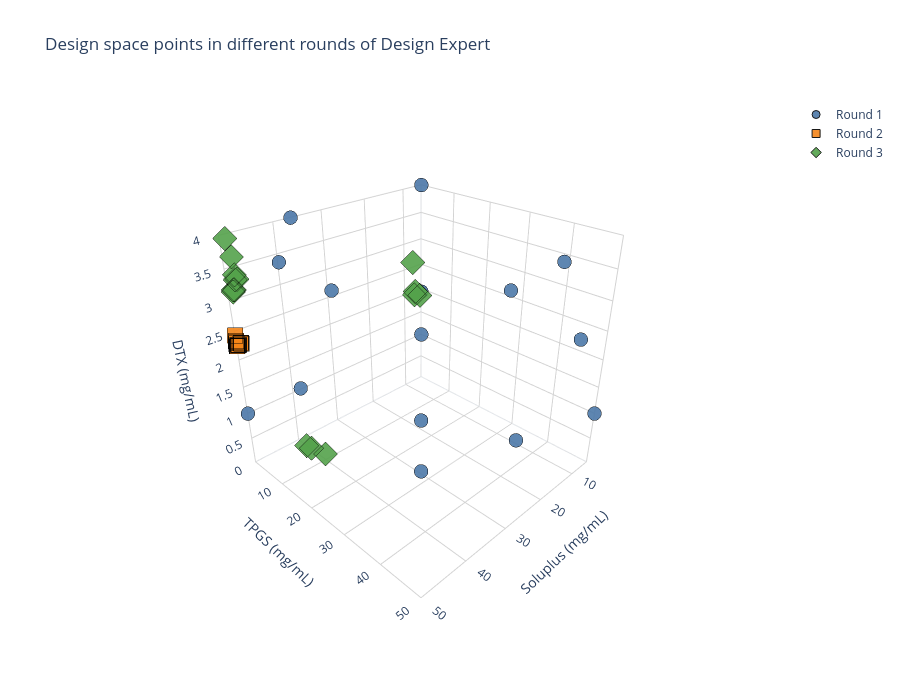

Notebook code cell kept with this figure:
### Code cell
# ------------------------
# DATA
# ------------------------
df_R1_DE = pd.DataFrame({
    "Soluplus": [5.90,50,29.3,50,36.50,50,5,29.75,29.75,5,29.30,5,21.43,13.78,50],
    "TPGS": [27.52,0.05,50,50,0.05,20.78,0.05,27.52,1.05,50,27.04,0.05,50,50,18.53],
    "DTX": [2.65,1,1.60,2.13,4,2.22,4,1.06,2.65,1,3.25,1,4,2.65,4]
})

df_R2_DE = pd.DataFrame({
    "Soluplus": [50,50,49.99,50,50,50,49.73,50,49.658,49.996,49.176,50,50,49.383,49.167],
    "TPGS": [0.05, 0.05, 0.05, 0.254, 0.334, 0.05, 0.05, 0.05, 0.05, 0.05, 0.335, 0.969, 0.05, 0.402, 0.05],
  "DTX": [2.25, 2.251, 2.275, 2.261, 2.265, 2.307, 2.26, 2.325, 2.263, 2.345, 2.275, 2.299, 2.432, 2.29, 2.281]
})

df_R3_DE = pd.DataFrame({
    "Soluplus": [49.062, 49.15, 49.135, 7.862, 49.231, 49.098, 49.066, 8.299, 49.046, 49.303, 7.866, 49.154, 7.807, 47.518, 48.594],
    "TPGS": [1.403, 0.162, 0.723, 0.856, 1.763, 1.503, 20.428, 0.852, 2.095, 0.526, 1.132, 0.301, 2.647, 22.249, 18.071],
    "DTX": [3.346, 3.126, 3.173, 1.968, 3.705, 3.425, 1.136, 2.631, 3.37, 3.95, 2.046, 3.164, 1.999, 1.033, 1.058]
})


# ------------------------
# 3D Graph
# ------------------------
fig = go.Figure()

# Round 1 (circles)
fig.add_trace(go.Scatter3d(
    x=df_R1_DE["Soluplus"],
    y=df_R1_DE["TPGS"],
    z=df_R1_DE["DTX"],
    mode='markers',
    marker=dict(
        size=8,
        color='#4C78A8',
        symbol='circle',
        line=dict(color='black', width=1),
        opacity=0.9
    ),
    name="Round 1"
))

# Round 2 (squares)
fig.add_trace(go.Scatter3d(
    x=df_R2_DE["Soluplus"],
    y=df_R2_DE["TPGS"],
    z=df_R2_DE["DTX"],
    mode='markers',
    marker=dict(
        size=8,
        color='#F58518',
        symbol='square',
        line=dict(color='black', width=1),
        opacity=0.9
    ),
    name="Round 2"
))

# Round 3 (diamonds)
fig.add_trace(go.Scatter3d(
    x=df_R3_DE["Soluplus"],
    y=df_R3_DE["TPGS"],
    z=df_R3_DE["DTX"],
    mode='markers',
    marker=dict(
        size=8,
        color='#54A24B',
        symbol='diamond',
        line=dict(color='black', width=1),
        opacity=0.9
    ),
    name="Round 3"
))


# ------------------------
# AESTHETICS
# ------------------------
fig.update_layout(
    title="Design space points in different rounds of Design Expert",
    scene=dict(
        xaxis=dict(
            title="Soluplus (mg/mL)",
            range=[5,50],
            gridcolor='lightgray',
        ),
        yaxis=dict(
            title="TPGS (mg/mL)",
            range=[0, 50],
            gridcolor='lightgray',
        ),
        zaxis=dict(
            title="DTX (mg/mL)",
            range=[0, 4],
            gridcolor='lightgray',
        ),
        camera=dict(
            eye=dict(x=1.5, y=1.5, z=1.2)  
        )
    ),
    template="plotly_white",
    width=900,
    height=700,
    legend=dict(x=1.05, y=1)
)

fig.show()

### Figure 1 — Plotly figure (JSON) as saved in the notebook; plotly's stock layout.template omitted (floating-point values rounded to 4 significant figures)
{"data": [{"marker": {"color": "#4C78A8", "line": {"color": "black", "width": 1}, "opacity": 0.9, "size": 8, "symbol": "circle"}, "mode": "markers", "name": "Round 1", "type": "scatter3d", "x": [5.9, 50.0, 29.3, 50.0, 36.5, 50.0, 5.0, 29.75, 29.75, 5.0, 29.3, 5.0, 21.43, 13.78, 50.0], "y": [27.52, 0.05, 50.0, 50.0, 0.05, 20.78, 0.05, 27.52, 1.05, 50.0, 27.04, 0.05, 50.0, 50.0, 18.53], "z": [2.65, 1.0, 1.6, 2.13, 4.0, 2.22, 4.0, 1.06, 2.65, 1.0, 3.25, 1.0, 4.0, 2.65, 4.0]}, {"marker": {"color": "#F58518", "line": {"color": "black", "width": 1}, "opacity": 0.9, "size": 8, "symbol": "square"}, "mode": "markers", "name": "Round 2", "type": "scatter3d", "x": [50.0, 50.0, 49.99, 50.0, 50.0, 50.0, 49.73, 50.0, 49.66, 50.0, 49.18, 50.0, 50.0, 49.38, 49.17], "y": [0.05, 0.05, 0.05, 0.254, 0.334, 0.05, 0.05, 0.05, 0.05, 0.05, 0.335, 0.969, 0.05, 0.402, 0.05], "z": [2.25, 2.251, 2.275, 2.261, 2.265, 2.307, 2.26, 2.325, 2.263, 2.345, 2.275, 2.299, 2.432, 2.29, 2.281]}, {"marker": {"color": "#54A24B", "line": {"color": "black", "width": 1}, "opacity": 0.9, "size": 8, "symbol": "diamond"}, "mode": "markers", "name": "Round 3", "type": "scatter3d", "x": [49.06, 49.15, 49.13, 7.862, 49.23, 49.1, 49.07, 8.299, 49.05, 49.3, 7.866, 49.15, 7.807, 47.52, 48.59], "y": [1.403, 0.162, 0.723, 0.856, 1.763, 1.503, 20.43, 0.852, 2.095, 0.526, 1.132, 0.301, 2.647, 22.25, 18.07], "z": [3.346, 3.126, 3.173, 1.968, 3.705, 3.425, 1.136, 2.631, 3.37, 3.95, 2.046, 3.164, 1.999, 1.033, 1.058]}], "layout": {"height": 700, "legend": {"x": 1.05, "y": 1}, "scene": {"camera": {"eye": {"x": 1.5, "y": 1.5, "z": 1.2}}, "xaxis": {"gridcolor": "lightgray", "range": [5, 50], "title": {"text": "Soluplus (mg/mL)"}}, "yaxis": {"gridcolor": "lightgray", "range": [0, 50], "title": {"text": "TPGS (mg/mL)"}}, "zaxis": {"gridcolor": "lightgray", "range": [0, 4], "title": {"text": "DTX (mg/mL)"}}}, "title": {"text": "Design space points in different rounds of Design Expert"}, "width": 900}}
